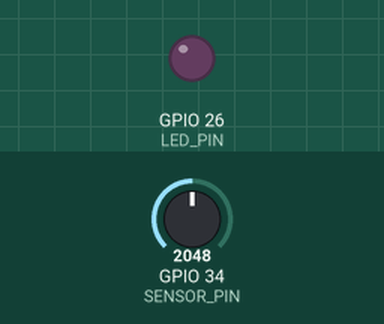
A sketch run on a simulated ESP32. On the bench: output pins drawn as LEDs (lit = HIGH). The test bench sets the inputs (shaded band); at power-on: GPIO 34 (SENSOR_PIN) = 2048. WiFi joins after 1.5 s; servers stay silent unless stated; no MQTT or app messages arrive unless stated; what the sketch prints to the serial monitor is not drawn.

Above: at 2.7 s.
2.8 s: GPIO 34 (SENSOR_PIN) set to 2835
8.8 s: GPIO 34 (SENSOR_PIN) set to 2936
At 12.1 s:
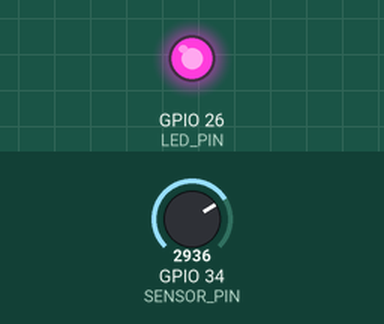
14.8 s: GPIO 34 (SENSOR_PIN) set to 2866
At 17.2 s:
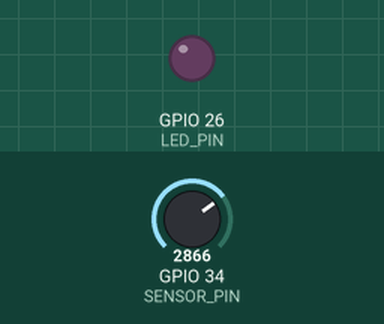
20.8 s: GPIO 34 (SENSOR_PIN) set to 3603
At 22.2 s:
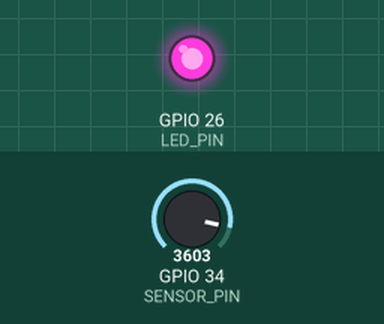
Timing chart, 0 to 23.8 s (numbered marks = the images above; inputs shaded):
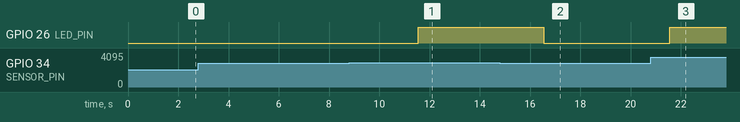

Measured:
- the behaviour switches between 2907 and 2908 on GPIO 34 (SENSOR_PIN) (found by bisection; images 0 and 1)
- after the input at 2.8 s, every drawn part: stays the same
- after the input at 8.8 s, GPIO 26 (LED_PIN): LOW → HIGH after 2.8 s
- after the input at 14.8 s, GPIO 26 (LED_PIN): HIGH → LOW after 1.8 s
- after the input at 20.8 s, GPIO 26 (LED_PIN): LOW → HIGH after 0.76 s

The sketch:

sketch.ino
```cpp
#include <WiFi.h>
#include <PubSubClient.h>

const char* ssid = "Wokwi-GUEST";
const char* password = "";
const char* mqtt_server = "broker.hivemq.com";
const int mqtt_port = 1883;
const char* mqtt_topic = "mackenzie/umidade";

#define LED_PIN 26
#define SENSOR_PIN 34

WiFiClient espClient;
PubSubClient client(espClient);

void setup_wifi() {
  WiFi.begin(ssid, password);
  Serial.print("Conectando ao WiFi");
  while (WiFi.status() != WL_CONNECTED) {
    delay(500);
    Serial.print(".");
  }
  Serial.println("\nWiFi conectado!");
}

void reconnect() {
  while (!client.connected()) {
    Serial.print("Conectando ao MQTT...");
    if (client.connect("ESP32_Mackenzie_1")) {
      Serial.println("Conectado!");
    } else {
      Serial.print("Falhou, rc=");
      Serial.print(client.state());
      delay(2000);
    }
  }
}

void setup() {
  Serial.begin(115200);
  pinMode(LED_PIN, OUTPUT);
  setup_wifi();
  client.setServer(mqtt_server, mqtt_port);
}

void loop() {
  if (!client.connected()) {
    reconnect();
  }
  client.loop();

  int valorBruto = analogRead(SENSOR_PIN);
  float umidade = map(valorBruto, 0, 4095, 100, 0);

  // LED acende se umidade abaixo de 30%
  if (umidade < 30.0) {
    digitalWrite(LED_PIN, HIGH);
    Serial.println("ALERTA: Umidade baixa! LED aceso.");
  } else {
    digitalWrite(LED_PIN, LOW);
  }

  char msg[50];
  snprintf(msg, 50, "%.1f", umidade);
  client.publish(mqtt_topic, msg);

  Serial.print("Umidade publicada: ");
  Serial.println(msg);

  delay(5000);
}
```
